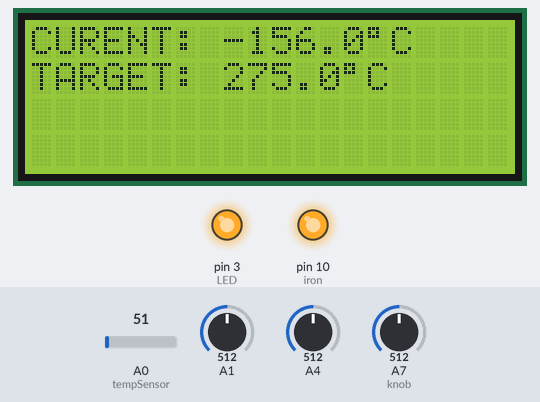
Bench run of a program on a simulated Arduino Nano, built with avr-gcc and run on an emulated ATmega328P. On the bench: 20×4 character LCD, output pins drawn as LEDs (lit = HIGH). Inputs (shaded band) come from the test bench; at power-on: A0 (tempSensor) = 51, A7 (knob) = 512, A4 = 512, A1 = 512.

Above: at 1.3 s.
1.4 s: A0 (tempSensor) set to 61
At 2.6 s:
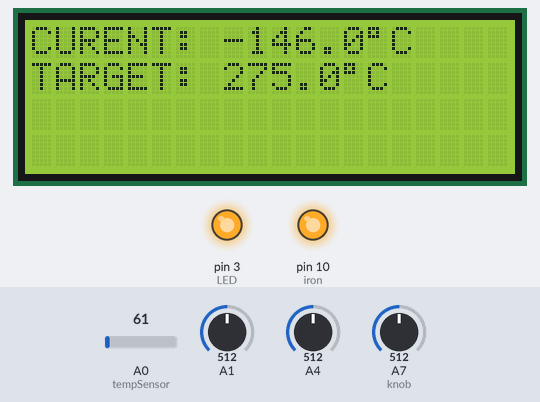
2.9 s: A7 (knob) set to 490
At 4.1 s:
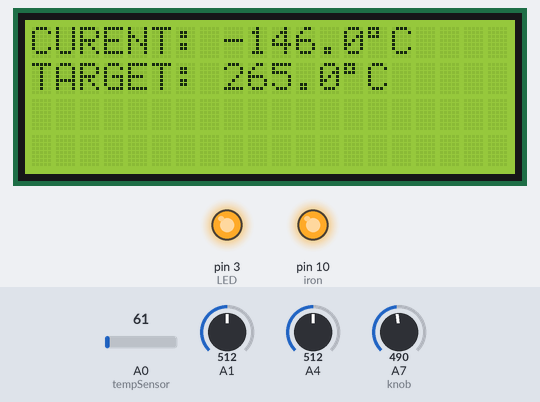
4.4 s: A0 (tempSensor) set to 71
At 4.8 s:
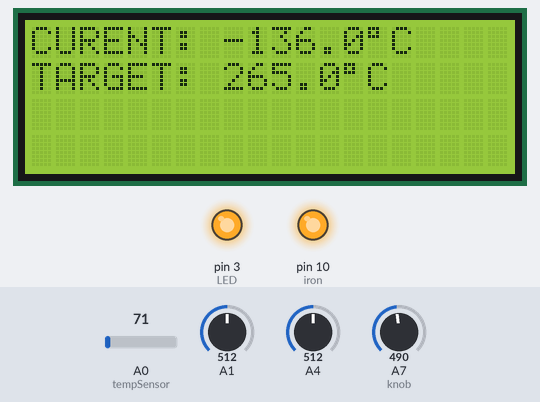
5.9 s: A4 set to 0
At 6.2 s:
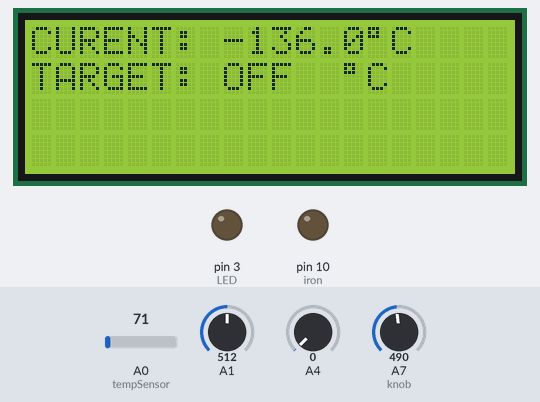
7.4 s: A7 (knob) set to 511
At 8.1 s:
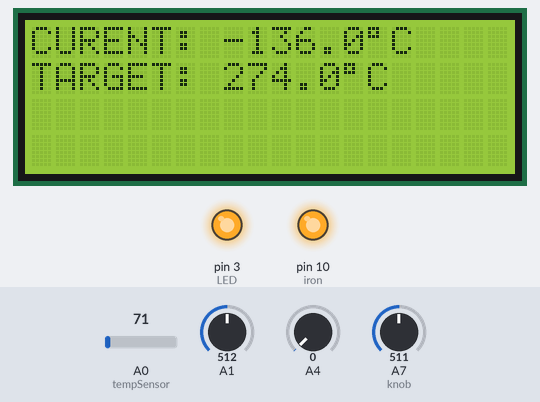
8.9 s: A0 (tempSensor) set to 86
At 9.9 s:
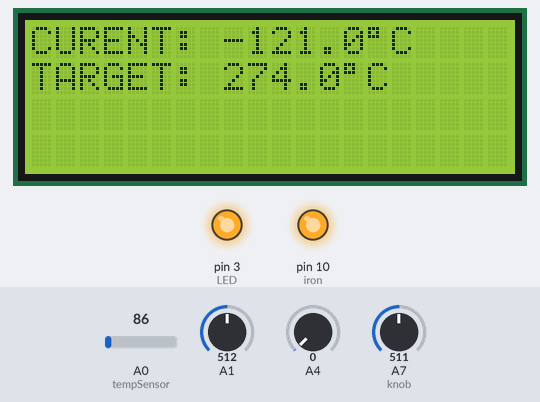
Timing chart, 0 to 11.4 s (numbered marks = the images above; inputs shaded):
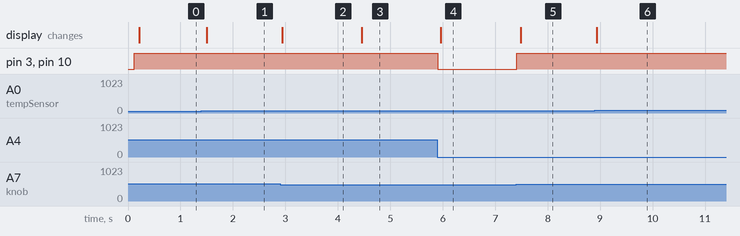

Measured:
- after the input at 1.4 s, the display: changes after 0.10 s (image 1)
- after the input at 2.9 s, the display: changes at once (image 2)
- after the input at 4.4 s, the display: changes after 0.06 s (image 3)
- after the input at 5.9 s, pin 3 (LED), pin 10 (iron): HIGH → LOW at once; the display: changes after 0.06 s (image 4)
- after the input at 7.4 s, pin 3 (LED), pin 10 (iron): LOW → HIGH at once; the display: changes after 0.08 s (image 5)
- after the input at 8.9 s, the display: changes at once (image 6)

The program:

main.cpp
```cpp
#include "header.h"
#include "sensors.h"
#include "display.h"
#include "heating.h"

#define tempSensor A0
#define knob A7
#define iron 10
#define LED 3
#define PGR D7
#define SET D6
#define BUZZER D5

//Pin Init
void InitPins(){
  pinMode(tempSensor,INPUT); //Set Temp Sensor pin as INPUT
  pinMode(knob,INPUT);       //Set Potentiometer Knob as INPUT
  pinMode(iron,OUTPUT);      //Set MOSFET PWM pin as OUTPUT
  pinMode(LED,OUTPUT);       //Set LED Status pin as OUTPUT
  pinMode(A6,INPUT);       //Passthru Pin
}

void setup(){
  InitPins();
  InitScreen();
}


//Main Loop
void loop(){
  //Gets and processes sensor values
  sensorValues sensors = getSensorValues();

  //Performs heating cycle
  int heatingStatus = heatingControll(sensors);

  if(heatingStatus == 1) connectionWarning();
  if(heatingStatus == 2) overheatWarning();

  //Displays Data
  DisplayData(sensors);
}
```

display.h
```cpp
#ifndef DISPLAY_H
#define DISPLAY_H
#pragma once

void LoadCustomChars();
void InitScreen();

void DisplayData(sensorValues values);

void overheatWarning();

void connectionWarning();

#endif
```

header.h
```cpp
#ifndef HEADER_H
#define HEADER_H
#include <Arduino.h>
#endif
```

heating.h
```cpp
#ifndef HEATING_H
#define HEATING_H

#include "sensors.h"

int heatingControll(sensorValues);

#endif
```

sensors.h
```cpp
#ifndef SENSORS_H
#define SENSORS_H

struct sensorValues
{
    int knobRAW;
    float setTemp;
    float tempRAW;
    float currentTemp;
    float currentTempAVG;
    float setTempAVG;
};

sensorValues getSensorValues();

#endif
```

symbols.h
```cpp
#ifndef SYMBOLS_H
#define SYMBOLS_H
// Temp Trend Arrows
const char arrowUpChar[] = {0x00, 0x04, 0x0E, 0x1F, 0x0E, 0x0E, 0x0E, 0x00};
const char arrowDownChar[] = {0x00, 0x0E, 0x0E, 0x0E, 0x1F, 0x0E, 0x04, 0x00};
// Hot Warning Sign
const char thermometer[] = {0x04, 0x0A, 0x0A, 0x0E, 0x0E, 0x1F, 0x1F, 0x0E};
// Connection Signs
const char plugChar[] = {0x04, 0x04, 0x0E, 0x1F, 0x1F, 0x1F, 0x0A, 0x0A};
const char socketChar[] = {0x00, 0x00, 0x1F, 0x1F, 0x1F, 0x0E, 0x04, 0x04};
#endif
```

display.cpp
```cpp
#include "header.h"
#include "symbols.h"
#include "settings.h"
#include "sensors.h"
#include <Wire.h>
#include <LiquidCrystal_I2C.h>


LiquidCrystal_I2C lcd(0x27, 20, 4);

// System Variable
int previousMillis = 0;

// Warning Msg
char *overheatWarningMsg = "TOOL TOO HOT!!!       TURN OFF DEVICE!!!       TOOL TOO HOT!!!    ";
char *connectionWarningMsg = "NO TOOL DETECTED!!!       CHECK TOOL CONNECTION AND RESTART!!!       NO TOOL DETECTED!!!    ";
char *thermalRunawayWarningMsg = "THERMAL RUNAWAY!!!       INSPECT TOOL AND RESTART!!!       THERMAL RUNAWAY!!!    ";

void LoadCustomChars()
{
    lcd.createChar(0, arrowUpChar);
    lcd.createChar(1, arrowDownChar);
    lcd.createChar(2, thermometer);
    lcd.createChar(3, plugChar);
    lcd.createChar(4, socketChar);
}

// Screen Init
void InitScreen()
{
    lcd.backlight();
    lcd.init();
    LoadCustomChars();
    lcd.clear();
    lcd.setCursor(0, 1);
    lcd.print("TARGET:");
    lcd.setCursor(0, 0);
    lcd.print("CURENT:");
}

// Display
void DisplayData(sensorValues values)
{
    unsigned long currentMillis = millis(); // Use and aquire millis function instead of using delay
    if (currentMillis - previousMillis >= lcdInterval)
    { // LCD will only display new data ever n milisec intervals
        previousMillis = currentMillis;

        if (analogRead(values.knobRAW) == 0)
        {
            lcd.setCursor(8, 1);
            lcd.print("OFF  ");
        }
        else
        {
            lcd.setCursor(8, 1);
            lcd.print(values.setTempAVG, 1);
            lcd.print((char)223);
            lcd.print("C ");
        }

        lcd.setCursor(8, 0);
        lcd.print(values.currentTempAVG, 1);
        lcd.print((char)223);
        lcd.print("C ");
    }
}

// Scrolling Text
void showScrollingText(int printStart, int startLetter, char *msg, int speed = 250)
{
    lcd.setCursor(printStart, 1);
    for (int letter = startLetter; letter <= startLetter + 15; letter++) // Print only 16 chars in Line #2 starting 'startLetter'
    {
        lcd.print(msg[letter]);
    }
    delay(speed);
    lcd.print(" ");
}

// Warning Msgs
void overheatWarning()
{
    lcd.clear();

    // Draws Heat Symbol
    lcd.setCursor(0, 0);
    lcd.write(2);
    lcd.write(0);

    // Draws Warning Message
    lcd.setCursor(5, 0);
    lcd.print("!WARNING!");
    lcd.setCursor(5, 1);

    // Draws Scrolling Text
    for (int letter = 0; letter <= strlen(overheatWarningMsg) - 16; letter++) // From 0 to upto n-16 characters supply to below function
    {
        showScrollingText(0, letter, overheatWarningMsg);
    }

    // Delays Execution To Prevent Frequant Triggering
    delay(250);
}

void connectionWarning()
{
    lcd.clear();

    // Draws Heat Symbol
    lcd.setCursor(0, 0);
    lcd.write(1);
    lcd.write(3);
    lcd.setCursor(0, 1);
    lcd.write(0);
    lcd.write(4);

    // Draws Warning Message
    lcd.setCursor(5, 0);
    lcd.print("!WARNING!");
    lcd.setCursor(5, 1);

    // Draws Scrolling Text
    for (int letter = 0; letter <= strlen(connectionWarningMsg) - 16; letter++) // From 0 to upto n-16 characters supply to below function
    {
        showScrollingText(2, letter, connectionWarningMsg);
    }

    // Delays Execution To Prevent Frequant Triggering
    delay(250);
}
```

heating.cpp
```cpp
#include "header.h"
#include "settings.h"
#include "sensors.h"

#define iron 10
#define LED 3

int pwm = 0; // System Variable

int criticalEventCheck(sensorValues values)
{
    if (values.tempRAW > maxADC)
    {
        return 1;
    }
    if (values.currentTemp > maxSettableTemp + 5)
    {
        return 2;
    }
    return 0;
}

// Heating
int heatingControll(sensorValues values)
{

    int criticalCheckStatus = criticalEventCheck(values);

    if(criticalCheckStatus != 0)  return criticalCheckStatus;

    if (analogRead(values.knobRAW) == 0)
    { // Turn off iron when knob as at its lowest (iron shutdown)
        digitalWrite(LED, LOW);
        pwm = 0;
    }
    else if (values.currentTemp <= values.setTemp)
    { // Turn on iron when iron temp is lower than preset temp
        digitalWrite(LED, HIGH);
        pwm = maxPWM;
    }
    else
    { // Turn off iron when iron temp is higher than preset temp
        digitalWrite(LED, LOW);
        pwm = 0;
    }

    analogWrite(iron, pwm); // Apply the aquired PWM value from the three cases above
    return 0;
}
```

sensors.cpp
```cpp
#include "header.h"
#include "settings.h"

#define tempSensor A0
#define knob A7
#define iron 10

struct sensorValues
{
    int knobRAW;
    float setTemp;
    float tempRAW;
    float currentTemp;
    float currentTempAVG;
    float setTempAVG;
};

float
    currentTemp = 0.0, // System Variable
    store = 0.0,       // System Variable
    knobStore = 0.0,   // System Variable
    currentTempAVG = 0,
    setTempAVG = 0;

int counter = 0;


sensorValues getAvarageValues(sensorValues values)
{
    if (counter < avgCounts)
    { // Sum up temp and knob data samples
        store = store + values.currentTemp;
        knobStore = knobStore + values.setTemp;
        counter++;
    }
    else
    {
        currentTempAVG = (store / avgCounts) - 1;    // Get temp mean (average)
        setTempAVG = (knobStore / avgCounts);        // Get knob - set temp mean (average)
        knobStore = 0;                                      // Reset storage variable
        store = 0;                                          // Reset storage variable
        counter = 0;                                        // Reset storage variable
    }

    values.currentTempAVG = currentTempAVG;
    values.setTempAVG = setTempAVG;

    return values;
}

// Sensors
sensorValues getSensorValues()
{
    sensorValues values = sensorValues();

    values.knobRAW = analogRead(knob);                                                  // Get analog value of Potentiometer
    values.setTemp = map(values.knobRAW, 0, 1023, minSettableTemp, maxSettableTemp);    // Scale pot analog value into temp unit

    values.tempRAW = analogRead(tempSensor);                                            // Get analog value of temp sensor
    values.currentTemp = map(analogRead(tempSensor), minADC, maxADC, minTemp, maxTemp); // Sacle raw analog temp values as actual temp units

    values = getAvarageValues(values);

    return values;
}
```

settings.h
```cpp
#ifndef SETTINGS_H
#define SETTINGS_H
extern int minTemp;       //Minimum aquired iron tip temp during testing (°C)
extern int maxTemp;      //Maximum aquired iron tip temp during testing (°C)
extern int minADC;      //Minimum aquired ADC value during minTemp testing
extern int maxADC;      //Maximum aquired ADC value during minTemp testing
extern int minSettableTemp;       //Minimum selectable tip temp (°C)
extern int maxSettableTemp;      //Maximum selectable tip temp (°C)

extern int maxPWM;   //Maximum PWM Power
extern int avgCounts;     //Number of avg samples
extern int lcdInterval;   //LCD refresh rate (miliseconds) ;
#endif
```

settings.cpp
```cpp
int
minTemp = 27,       //Minimum aquired iron tip temp during testing (°C)
maxTemp = 525,      //Maximum aquired iron tip temp during testing (°C)
minADC  = 234,      //Minimum aquired ADC value during minTemp testing
maxADC  = 733,      //Maximum aquired ADC value during minTemp testing
minSettableTemp = 50,       //Minimum selectable tip temp (°C)
maxSettableTemp = 500,      //Maximum selectable tip temp (°C)

maxPWM    = 255,    //Maximum PWM Power
avgCounts = 5,     //Number of avg samples
lcdInterval = 80;   //LCD refresh rate (miliseconds) 
```
